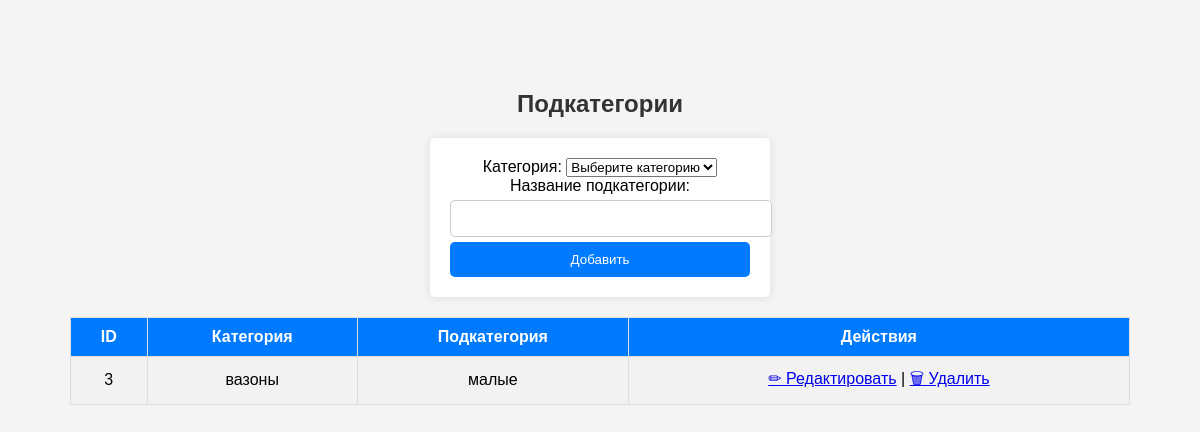
The page /admin/subcategories.php (signed in) on the database as committed earlier.
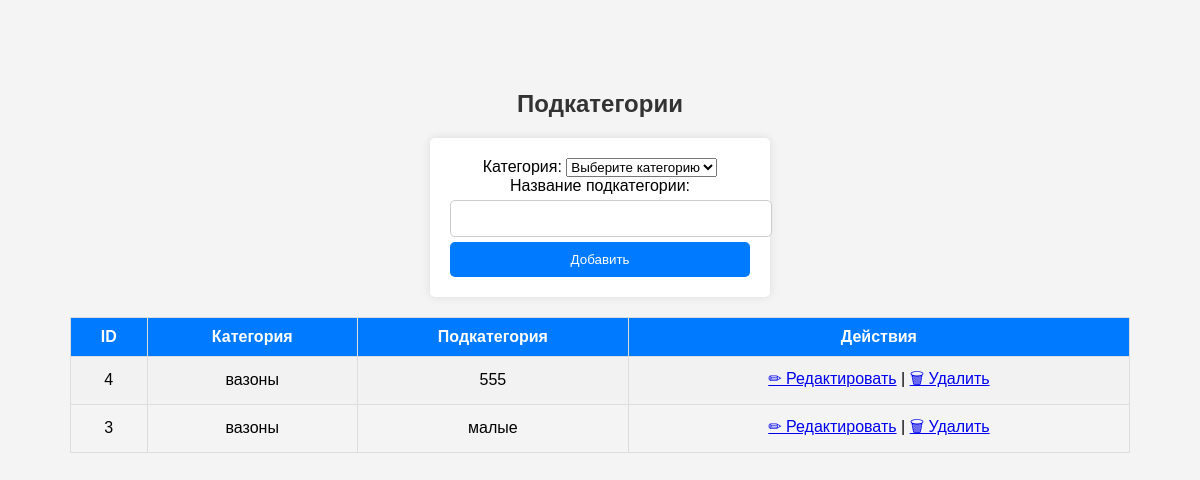
The same page on the database as committed later.
### tables this page shows
CREATE TABLE `subcategories` (
  `id` int(11) NOT NULL AUTO_INCREMENT,
  `category_id` int(11) NOT NULL,
  `name` varchar(100) NOT NULL,
  PRIMARY KEY (`id`),
  KEY `category_id` (`category_id`),
  CONSTRAINT `subcategories_ibfk_1` FOREIGN KEY (`category_id`) REFERENCES `categories` (`id`) ON DELETE CASCADE
);

CREATE TABLE `categories` (
  `id` int(11) NOT NULL AUTO_INCREMENT,
  `name` varchar(100) NOT NULL,
  `seo_title` varchar(255) DEFAULT NULL,
  `seo_description` text DEFAULT NULL,
  `seo_keywords` text DEFAULT NULL,
  `slug` varchar(255) DEFAULT NULL,
  PRIMARY KEY (`id`),
  UNIQUE KEY `name` (`name`),
  UNIQUE KEY `slug` (`slug`)
);

### admin/subcategories.php (the view, shortened to what this page needs)
<?php
require_once '../database/db.php';
$subcategories = $conn->query("SELECT s.*, c.name AS category_name
                               FROM subcategories s
                               JOIN categories c ON s.category_id = c.id
                               ORDER BY c.name, s.name")->fetchAll(PDO::FETCH_ASSOC);
?>
<!DOCTYPE html>
<html lang="ru">
<head>
    <link rel="stylesheet" href="styles.css">
</head>
<body>
<h2>Подкатегории</h2>
<form method="POST">
    <label>Категория:</label>
    <select name="category_id" required>
        <option value="">Выберите категорию</option>
    </select>
    <label>Название подкатегории:</label>
    <input type="text" name="name" required>
    <button type="submit">Добавить</button>
</form>
<table border="1">
    <tr>
        <th>ID</th>
        <th>Категория</th>
        <th>Подкатегория</th>
        <th>Действия</th>
    </tr>
    <?php foreach ($subcategories as $sub): ?>
    <tr>
        <td><?= $sub['id']; ?></td>
        <td><?= htmlspecialchars($sub['category_name']); ?></td>
        <td><?= htmlspecialchars($sub['name']); ?></td>
        <td>
        <a href="edit_subcategory.php?id=<?= $sub['id']; ?>">✏ Редактировать</a> |
            <a href="delete_subcategory.php?id=<?= $sub['id']; ?>" onclick="return confirm('Удалить подкатегорию?');">🗑 Удалить</a>
        </td>
    </tr>
    <?php endforeach; ?>
</table>
</body>
</html>

Rows that differ between the two databases and show on the page:
added subcategories: id "4", category.name "вазоны", name "555"
